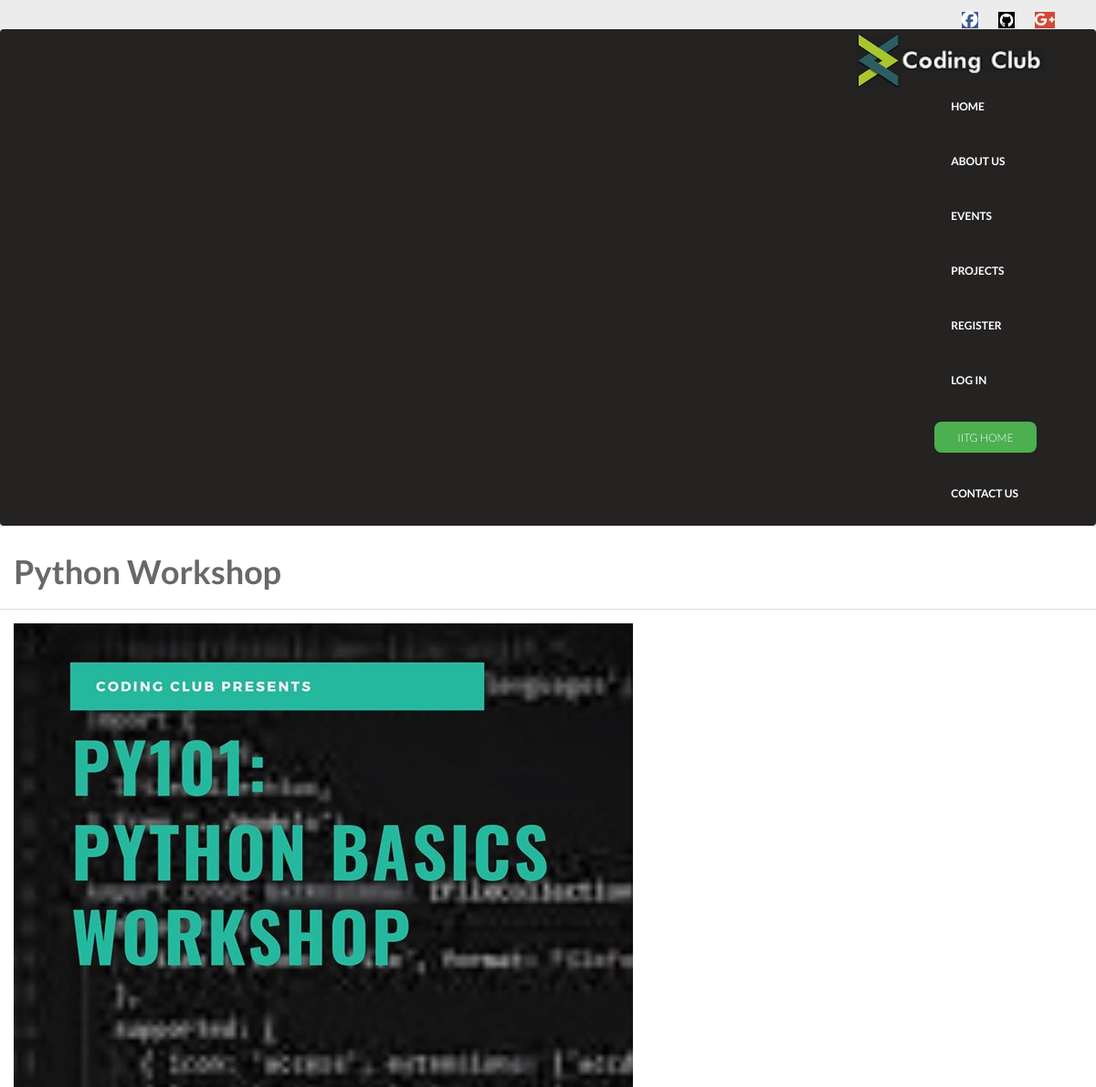
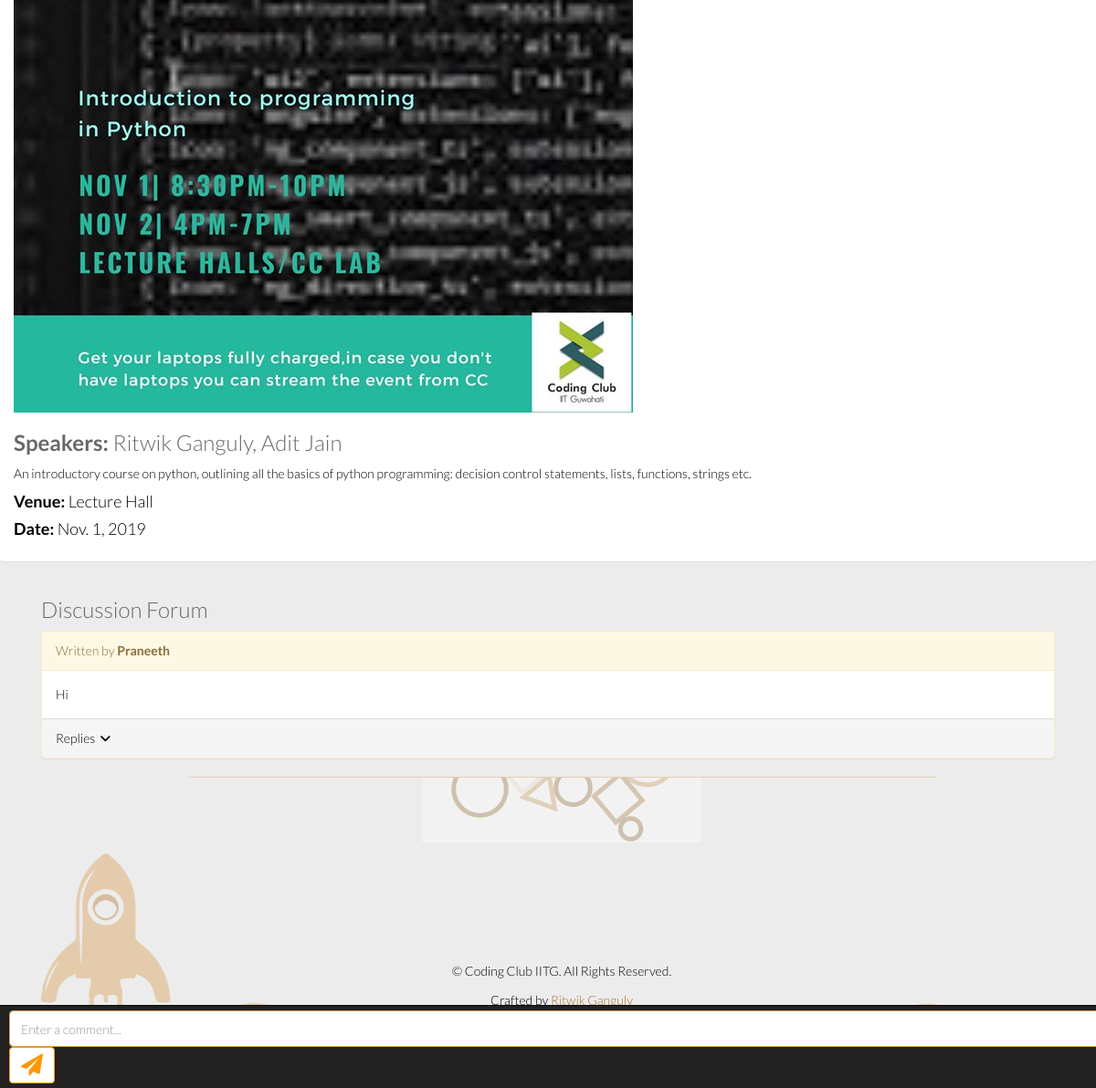
The page /events/1 on the database its author committed (2 pictures, top to bottom).
### CodingClubIITG/models.py (models this page shows, shortened)
class Event(models.Model):
    name = models.CharField(max_length=1024)
    venue = models.CharField(max_length=1024)
    speakers = models.CharField(max_length=1024)
    details = models.CharField(max_length=30000)
    date = models.DateField(default=date.today)
    img = models.FileField(upload_to='events/')

class Discussion_events(models.Model):
	user = models.ForeignKey(User,on_delete=models.CASCADE,default=1)
	event = models.ForeignKey(Event,on_delete=models.CASCADE)
	replied_to = models.ForeignKey("self",on_delete=models.CASCADE,null=True,blank=True)
	text = models.TextField()

class User(AbstractUser):
	IsApproved = models.BooleanField(default=False)

### CodingClubIITG/views.py (the view)
# urls.py: path("events/<int:pk>", views.event_detail, name="event_detail"),
def event_detail(request, pk):
    event = Event.objects.get(pk=pk)
    comments = Discussion_events.objects.filter(event=event,replied_to__isnull=True)
    if not request.user.is_authenticated:
        user=''
    else:
        user = request.user
    return render(request, "CodingClubIITG/event_detail.html", {
        "event": event,
        'comments':comments,'event_id':pk,'user':user
    })

### CodingClubIITG/templates/CodingClubIITG/event_detail.html (shortened to what this page needs)
{% extends "base.html" %}
{% load static %}
{% block content %}
<div class="panel panel-default">
	<div class="panel-heading"><h1><strong>{{event.name}}</strong></h1></div>
	<div class="panel-body">
		<img src="{{event.img.url}}" class="img-responsive"  style="object-fit: cover;">
		<h2><strong>Speakers: </strong>{{event.speakers}}</h2>
		<p>{{event.details}}</p>
		<h4><strong>Venue: </strong>{{event.venue}}</h4>
		<h4><strong>Date: </strong>{{event.date}}</h4>
	</div>
</div>
<div class="container">
	<h2> Discussion Forum </h2>
	{% if comments %}
		{% for comment in comments %}
		<div id="comment{{comment.pk}}">
		<div class="panel panel-warning">
			<div class="panel-heading">Written by <strong>{{ comment.user.username }}</strong></div>
			<div class="panel-body">{{ comment.text }}</div>
			<div class="panel-footer">
				<a href="{% url 'discussion_event_replies' comment.pk %}"><span style="color:black">Replies<i class='fas fa-angle-down'></i></span></a>
			</div>
		</div>
		</div>
		{% endfor %}
	{% else %}
		<h1> No discussion is going on about this event yet. </h1>
	{% endif %}
	<nav class="navbar navbar-inverse navbar-fixed-bottom">
		<div class="mx-auto order-0">
		<form class="form-inline" method="get" action="{% url 'comment_event' event_id %}">
			<input class="form-control mr-sm-2" type="text" style="width:1500px" placeholder="Enter a comment..." id="comment" name="comment">
			<button class="btn btn-default" type="submit" style="background-color:white;border-color:#ff9800;" data-toggle="tooltip" data-placement="top" title="Send"><i class="fa fa-send" style="font-size:24px;color:#ff9800"></i></button>
		</form>
		</div>
	</nav
</div>
{% endblock %}

### CodingClubIITG/static/CodingClubIITG/css/style1.css (style rules this page uses)
body { font-family: 'Source Sans Pro', sans-serif; line-height: 1.5; color: #323232; font-size: 15px; font-weight: 400; text-rendering: optimizeLegibility; -webkit-font-smoothing: antialiased; -moz-font-smoothing: antialiased; }

### CodingClubIITG/static/CodingClubIITG/css/main.css (style rules this page uses)
body { background: rgba(0,0,0,.075); font-family: 'Lato', sans-serif; font-weight: 300; font-size: 14px; line-height: 22px; color: #000; }
html { height: 100%; }
a { color:#a5732a; }
a { -webkit-transition: 300ms; -moz-transition: 300ms; -o-transition: 300ms; transition: 300ms; }
h1, h2, h3, h4, h5, h6 { font-family: 'Lato', sans-serif; font-weight: 300; }
h1 { color: #686868; }
h2 { font-size: 24px; color: #686868; }
.fa-angle-down { padding-left: 5px; }
.form-control { border: 1px solid #d99c4e; font-weight: 300; outline: none; box-shadow: none; height: 40px; }
.panel-default { border: 0; }
.panel-default>.panel-heading { background-color: transparent; border-top: 1px solid #eee; }

### rows shown on the page
Event: name "Python Workshop", img (picture), speakers "Ritwik Ganguly, Adit Jain", details "An introductory course on python, outlining all the basics of python programming: decision control statements, lists, functions, strings etc.", venue "Lecture Hall", date "Nov. 1, 2019"
Discussion_events: user.username "Praneeth", text "Hi"
